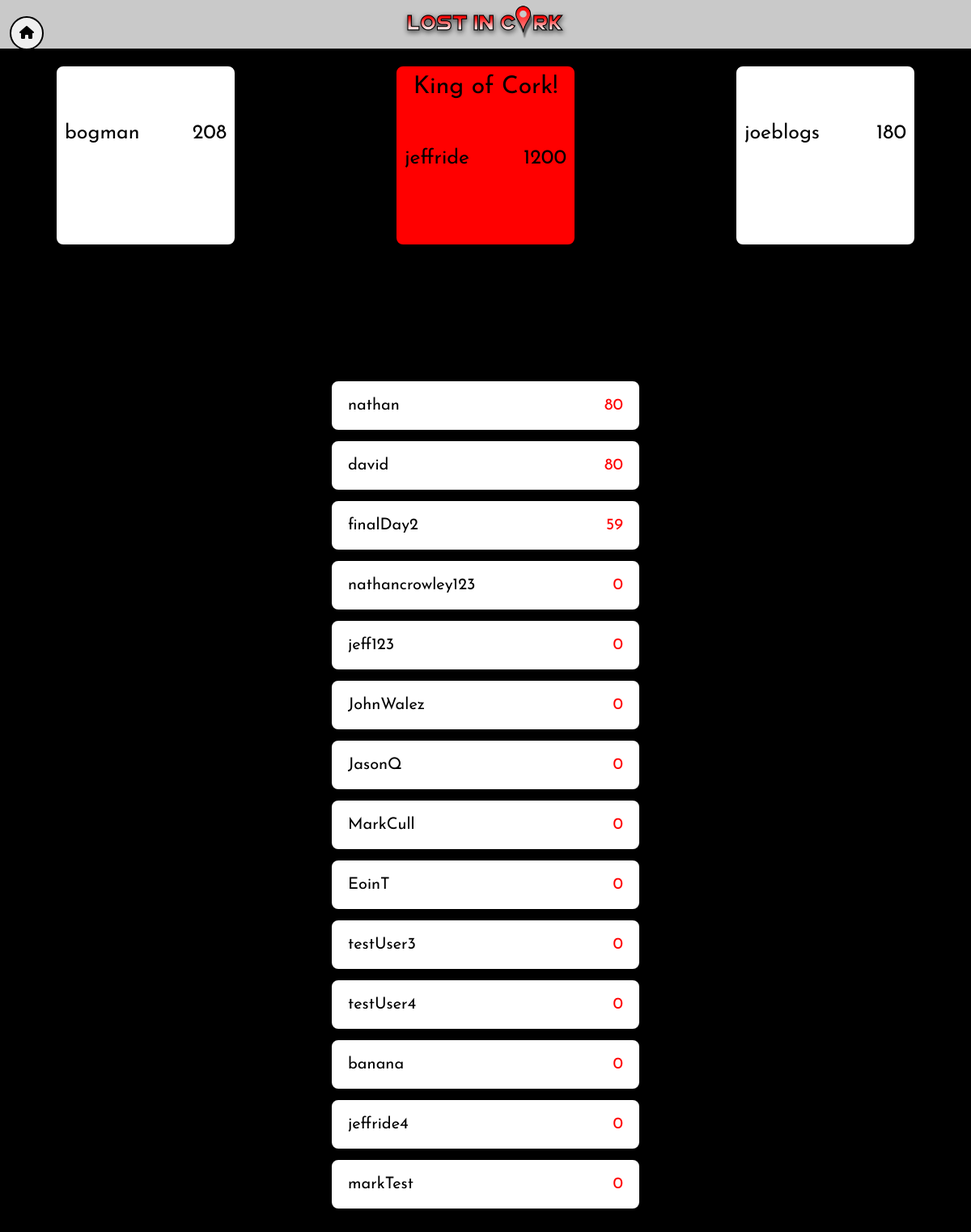
The page /leaderboard/ (signed in) on the database as committed earlier.
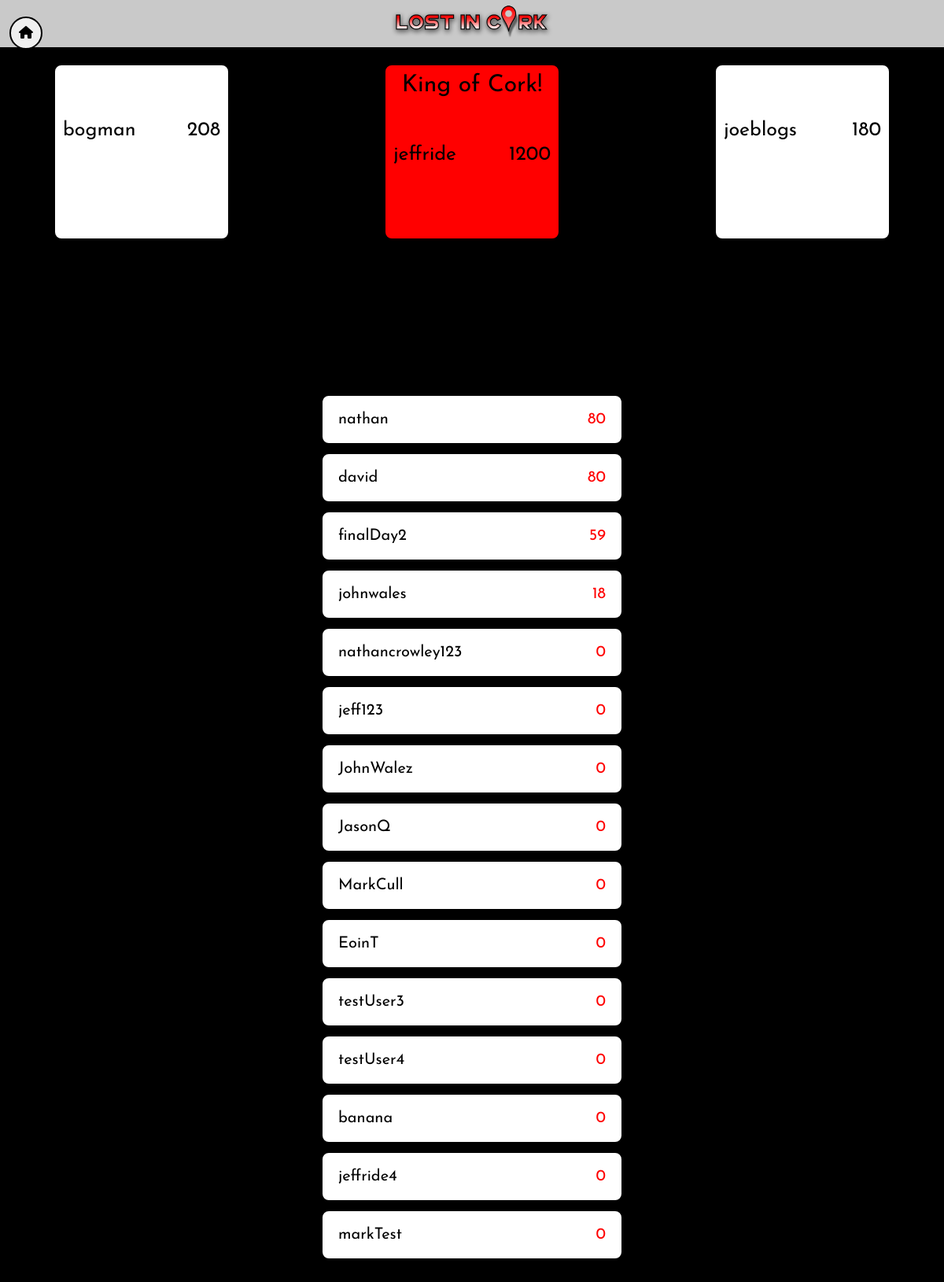
The same page on the database as committed later.
### leaderboard/models.py (models this page shows, shortened)
class User(models.Model):
    class meta():
        proxy=True
    user_name = models.CharField(max_length=200)
    high_score = models.IntegerField(default=0)

### leaderboard/views.py (the view)
# urls.py: path('leaderboard/', leaderboardViews.leaderboard, name='leaderboard-page'),
@login_required
def leaderboard(request):
    userScores = {}
    username = request.user.username
    for user1 in Profile.objects.all():
        userScores[user1.user_name]=user1.high_score
    dict1 = userScores
    sorted_values = sorted(dict1.values(),reverse=True) # Sort the values
    sorted_dict = {}
    for i in sorted_values:
        for k in dict1.keys():
            if dict1[k] == i and k not in sorted_dict:
                sorted_dict[k] = dict1[k]
                break
    top_three_users={k: sorted_dict[k] for k in list(sorted_dict)[:3]}
    rest={k: sorted_dict[k] for k in list(sorted_dict)[3:]}
    first={k: top_three_users[k] for k in list(top_three_users)[0:1]}
    second={k: top_three_users[k] for k in list(top_three_users)[1:2]}
    third={k: top_three_users[k] for k in list(top_three_users)[2:3]}
    context={
        "users": sorted_dict.items(),
        "1rst": first.items(),
        "2nd": second.items(),
        "3rd": third.items(),
        "rest_of_users":rest.items(),
        "number_of_users": Profile.objects.count(),
    }
    return render(request, 'leaderboard.html', context)

### teamProject/templates/teamProject/leaderboard.html (shortened to what this page needs)
{% extends 'base.html' %}
{% block content %}
<head>
    {% load static %}
    <link rel="stylesheet"  href="{% static 'leaderboard.css' %}">
    {% load static %}
    <button id="redirect_home" onclick="document.location.href='/home'"><i class="fas fa-home"></i></button>
</head>
<body>
    <div class="container">
        {% if number_of_users > 0 %}
        <ul class="container" id="top_three">
            <li id="second">
                {% for name,score in 2nd %}
                    <span><div class="name">{{ name }}</div><div class="score">{{ score }}</div></span>
                {% endfor %}
            </li>
            <li id="first">
                {% for name,score in 1rst %}
                    <div id="king">King of Cork!</div>
                    <span><div class="name">{{ name }}</div><div class="score">{{ score }}</div></span>
                {% endfor %}
            </li>
            <li id="third">
                {% for name,score in 3rd%}
                    <span><div class="name">{{ name }}</div><div class="score">{{ score }}</div></span>
                {% endfor %}
            </li>
        </ul>
        <ol id="leaderboard1">
            {% for user,score in rest_of_users %}
                <li>
                    <span><span id="username">{{ user }}</span><span id="score">{{ score }}</span></span>
                </li>
            {% endfor %}
        </ol>
        {% else %}
            <p>No users available.</p>
        {% endif %}
    </div>
{% endblock content %}

### teamProject/templates/teamProject/base.html (shortened to what this page needs)
<!DOCTYPE html>
<html>
<head>
    {% load static %}
    <link href="{% static 'main.css' %}" rel="stylesheet">
</head>
<body>
    <div class="container">
        <div id="top">
            <header>
                <img id="logo" src="/static/images/LostInCork.png">
            </header>
        </div>
        {% block content %}
        {% endblock %}
    </div>
</body>
</html>

### static/main.css (style rules this page uses)
* { margin: 0; padding: 0; }
header { min-width: 100%; }
.container { width: 100vw; display: grid; height: 10vh; grid-template-columns: 20% 60% 20%; grid-template-rows: auto; grid-template-areas: "header header header" "aside1 main aside2" "aside3 main1 aside4" "footer footer footer"; }
#logo { height: 3.5em; max-width: 100%; }
body { background-size: cover; background-repeat: no-repeat; background-attachment: fixed; background-image: url("/static/images/pages/corkAerial.jpg"); max-width: 100%; padding: 0; margin: 0; width: 100vw; height: 100vh; background-color: #000000; }
#top { padding-bottom: 0px; width: 100vw; font-family: 'Slabo 27px', serif; font-weight: 400; grid-area: header; text-align: center; box-shadow: 0 3px 6px rgb(0 0 0 / 16%), 0 3px 6px rgb(0 0 0 / 23%); background-color: #ffffffc9; }
ul { margin: 0; padding: 0; }
ul li { margin: 0; list-style: none; text-align: center; }
#redirect_home { font-size: 1em; border: 2px solid black; border-radius: 50px; padding: 10px; position: absolute; top: 1%; left: 1%; }

### static/leaderboard.css (style rules this page uses)
html,body { max-width: 100%; overflow-x: hidden; }
body { padding: 0; margin: 0; width: 100vw; height: 100vh; background-image: url("/static/images/pages/corkAerial.jpg"); background-repeat: no-repeat; background-size: cover; }
li,p { margin: 5px; border: 2px solid black; padding:10px; width: 30vw; background-color: white; }
span { margin: 5px; padding:5px; }
#king { font-size: 30px; }
li { font-family: 'Josefin Sans', sans-serif; border-radius: 10px; }
ul,ol { list-style-type: none; }
ul li { margin: auto; width: 200px; height: 200px; text-align: center; }
ul { position: relative; top: 10%; }
#first { background-color: red; }
ol li #username { font-size: 20px; }
#leaderboard1 { display: grid; width: 80vw; grid-area: footer; margin: auto; align-items: center; justify-items: center; }
.container { grid-template-columns: 30% 40% 30%; }
#leaderboard1,#easyLeaderboard, #HardLeaderboard, #RetroLeaderboard { position: relative; top:20%; left: 0; }
#score { color: red; float: right; font-size: 20px; }
#username { float: left; }
.name { float: left; }
.score { float: right; }
.name,.score { position: relative; top: 30%; font-size: 25px; }

Rows that differ between the two databases and show on the page:
added User: rest_of_users "johnwales"
Other text that changed with them:
new list line: "18"
